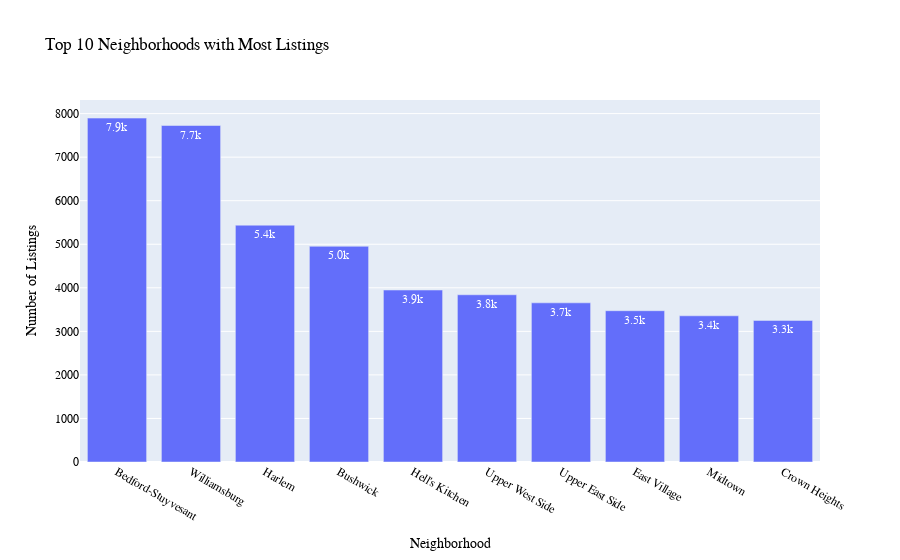

Notebook code for this chart:
### Markdown cell above
<p align="left">
  <img src="AirbnbEDA\plot1.png">
  <br>
</p>

### Code cell
plt.figure(figsize=(12, 6))
neighborhood_host_counts = air_data['neighbourhood'].value_counts().head(10)

fig = px.bar(neighborhood_host_counts,
       x=neighborhood_host_counts.index ,
       y = neighborhood_host_counts.values,
       text_auto=".2s",
       title="Top 10 Neighborhoods with Most Listings")

fig.update_xaxes(title_text = "Neighborhood")
fig.update_yaxes(title_text = "Number of Listings")

fig.update_layout(font = dict(family= "Arial",size = 12 , color = "black"))

### Figure 1 — Plotly figure (JSON) as saved in the notebook; plotly's stock layout.template omitted (floating-point values rounded to 4 significant figures)
{"data": [{"alignmentgroup": "True", "hovertemplate": "neighbourhood=%{x}<br>y=%{y}<extra></extra>", "legendgroup": "", "marker": {"color": "#636efa", "pattern": {"shape": ""}}, "name": "", "offsetgroup": "", "orientation": "v", "showlegend": false, "textposition": "auto", "texttemplate": "%{y:.2s}", "type": "bar", "x": ["Bedford-Stuyvesant", "Williamsburg", "Harlem", "Bushwick", "Hell's Kitchen", "Upper West Side", "Upper East Side", "East Village", "Midtown", "Crown Heights"], "xaxis": "x", "y": [7897, 7727, 5438, 4953, 3949, 3840, 3655, 3474, 3357, 3251], "yaxis": "y"}], "layout": {"barmode": "relative", "font": {"color": "black", "family": "Arial", "size": 12}, "legend": {"tracegroupgap": 0}, "title": {"text": "Top 10 Neighborhoods with Most Listings"}, "xaxis": {"anchor": "y", "domain": [0, 1], "title": {"text": "Neighborhood"}}, "yaxis": {"anchor": "x", "domain": [0, 1], "title": {"text": "Number of Listings"}}}}
